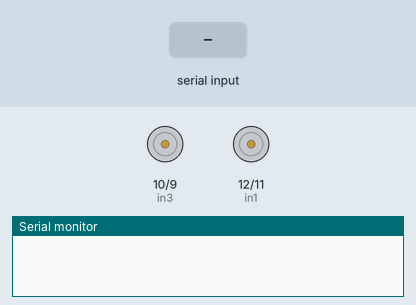
A sketch run on a simulated Arduino Uno, built with avr-gcc and run on an emulated ATmega328P. On the bench: motor-driver pin pairs drawn as motors (green arrow = first pin HIGH = forward, orange = second pin HIGH = backward, longer = more drive), the last lines printed to the serial monitor. The test bench sets the inputs (shaded band).

Above: at 1.2 s.
1.3 s: byte 2 (2) received over Serial
At 2.4 s:
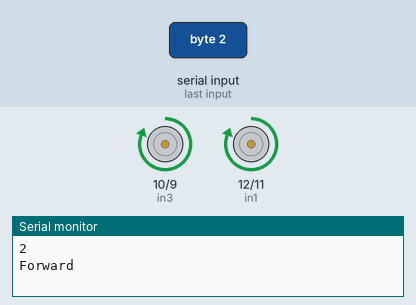
2.8 s: byte 3 (3) received over Serial
At 3.6 s:
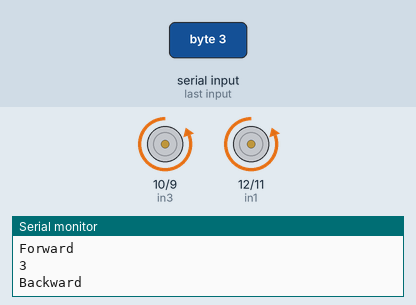
4.3 s: byte 4 (4) received over Serial
At 4.7 s:
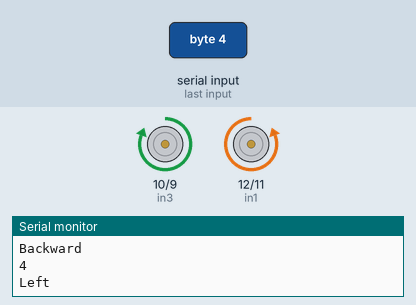
5.8 s: byte 5 (5) received over Serial
At 7.0 s:
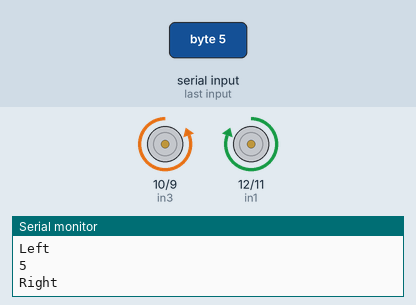
7.3 s: byte 1 (1) received over Serial
At 8.2 s:
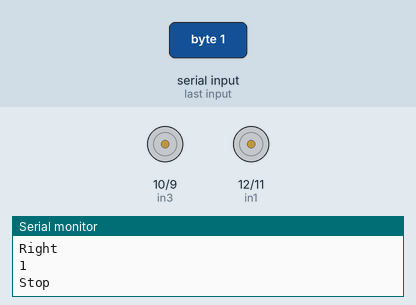
Timing chart, 0 to 9.8 s (numbered marks = the images above; inputs shaded):
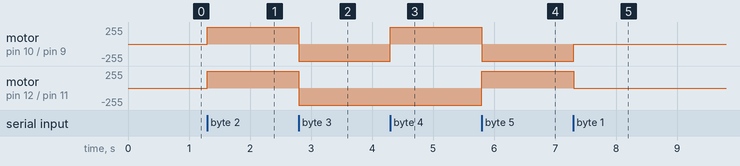

Measured:
- after the input at 1.3 s, motor on pin 10 (in3) / pin 9 (in4), motor on pin 12 (in1) / pin 11 (in2): stopped → forward 255/255 at once
- after the input at 2.8 s, motor on pin 10 (in3) / pin 9 (in4), motor on pin 12 (in1) / pin 11 (in2): forward 255/255 → backward 255/255 at once
- after the input at 4.3 s, motor on pin 10 (in3) / pin 9 (in4): backward 255/255 → forward 255/255 at once
- after the input at 5.8 s, motor on pin 10 (in3) / pin 9 (in4): forward 255/255 → backward 255/255 at once; motor on pin 12 (in1) / pin 11 (in2): backward 255/255 → forward 255/255 at once
- after the input at 7.3 s, motor on pin 10 (in3) / pin 9 (in4): backward 255/255 → stopped at once; motor on pin 12 (in1) / pin 11 (in2): forward 255/255 → stopped at once

The sketch:

robot_code_using_bluetooth.ino
```cpp
//-------------------------------ANDROID CONTROLLED ROBOT------------------------------
//---------------------------------written by Mahmoud Yassin--------------------------------

// Successfully Tested on Android App --> 'Arduino Bluetooth
// Terminal'; it is available free on the Google Play Store
//int enA = 3;
int in1 = 12;
int in2 = 11;
// motor two
//int enB = 6;
int in3 = 10;
int in4 = 9;


int state;
int flag=0;
void stp();
void fwd();
void left();
void right();
void back();
void setup()
{
// pinMode(enA, OUTPUT);
 //pinMode(enB, OUTPUT);
 pinMode(in1, OUTPUT);
 pinMode(in2, OUTPUT);
 pinMode(in3, OUTPUT);
 pinMode(in4, OUTPUT);

Serial.begin(9600);                                         // Baud rate set to 9600bps
}
void loop() {
    if(Serial.available() > 0)      // Ckeck for command Recieved
    {
      state = Serial.read();
      Serial.println(state);
      flag=0;
    }
    if (state == 1)     // Checking Command from User
    {
        stp();
        if(flag == 0){
          Serial.println("Stop");
          flag=1;
       }
    }
    else if (state == 2)
    {
        fwd();
        if(flag == 0)
        {
          Serial.println("Forward");
          flag=1;
         }
    }
    else if (state == 3)
    {
        back();
        if(flag == 0)
        {
          Serial.println("Backward");
          flag=1;
        }
    }
    else if (state == 4)
    {
        left();
        if(flag == 0)
        {
          Serial.println("Left");
          flag=1;
         }
    }
   else if (state == 5)
  {
        right();
        if(flag == 0)
        {
          Serial.println("Right");
          flag=1;
         }
  }


}                                           //loop() ends here
void fwd()          // Forward
{
 //Go forward function
 // turn on motor A
 digitalWrite(in1, HIGH);
 digitalWrite(in2, LOW);
 // set speed to 150 out of possible range 0~255
// analogWrite(enA, 90);
 // turn on motor B
 digitalWrite(in3, HIGH);
 digitalWrite(in4, LOW);
 // set speed to150 out of possible range 0~255
 //analogWrite(enB, 90);
}

void back()          // Backward
{
  //Go backward function
 // turn on motor A
 digitalWrite(in1, LOW);
 digitalWrite(in2, HIGH);
 // set speed to 150 out of possible range 0~255
 //analogWrite(enA,120);
 // turn on motor B
 digitalWrite(in3, LOW);
 digitalWrite(in4, HIGH);
 // set speed to150 out of possible range 0~255
 //analogWrite(enB,120);
  }

void left()          //LEFT
{
 //Go left function
 // turn on motor A
 digitalWrite(in1, LOW);
 digitalWrite(in2, HIGH);
 // set speed to 150 out of possible range 0~255
 //analogWrite(enA,150);
 // turn off motor B
 digitalWrite(in3, HIGH);
 digitalWrite(in4, LOW);
 //analogWrite(enB, 150);
}
void right()          // Right
{ //Go right function
 // turn on motor A
 digitalWrite(in1, HIGH);
 digitalWrite(in2,LOW);
 // set speed to 150 out of possible range 0~255
 //analogWrite(enA, 150);
 // turn off motor B
 digitalWrite(in3, LOW);
 digitalWrite(in4, HIGH);
// analogWrite(enB,150);
 }

void stp()            // Robot STops
{
  digitalWrite(in1,LOW);
  digitalWrite(in2,LOW);
  digitalWrite(in3,LOW);
  digitalWrite(in4,LOW);
}
```
